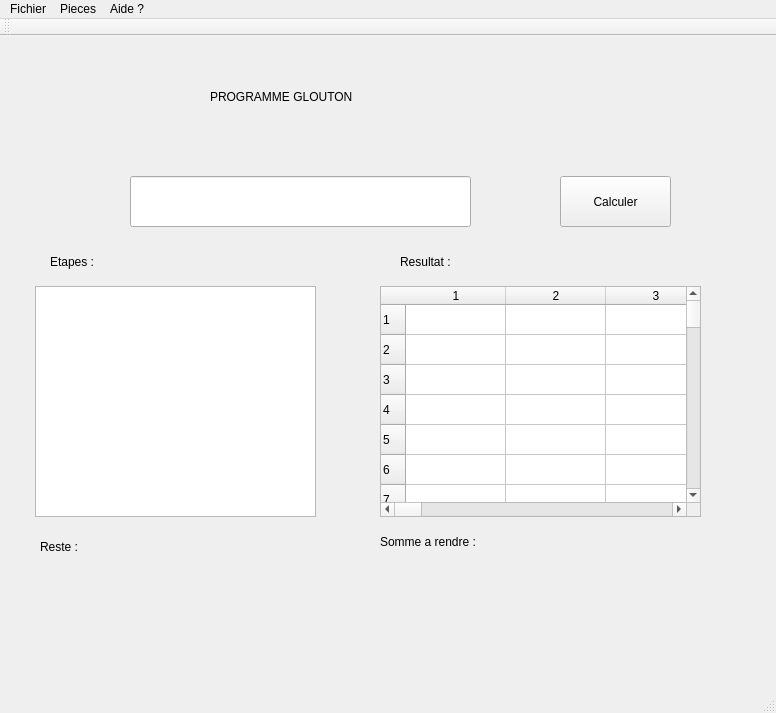
<?xml version="1.0" encoding="UTF-8"?>
<ui version="4.0">
 <class>MainWindow</class>
 <widget class="QMainWindow" name="MainWindow">
  <property name="geometry">
   <rect>
    <x>0</x>
    <y>0</y>
    <width>776</width>
    <height>713</height>
   </rect>
  </property>
  <property name="minimumSize">
   <size>
    <width>174</width>
    <height>0</height>
   </size>
  </property>
  <property name="maximumSize">
   <size>
    <width>776</width>
    <height>16777215</height>
   </size>
  </property>
  <property name="cursor">
   <cursorShape>ArrowCursor</cursorShape>
  </property>
  <property name="windowTitle">
   <string>GLOUTON</string>
  </property>
  <widget class="QWidget" name="centralwidget">
   <widget class="QPushButton" name="calculer">
    <property name="geometry">
     <rect>
      <x>560</x>
      <y>140</y>
      <width>111</width>
      <height>51</height>
     </rect>
    </property>
    <property name="cursor">
     <cursorShape>PointingHandCursor</cursorShape>
    </property>
    <property name="mouseTracking">
     <bool>false</bool>
    </property>
    <property name="styleSheet">
     <string notr="true">font: 75 11pt &quot;Cantarell&quot;;</string>
    </property>
    <property name="text">
     <string>Calculer</string>
    </property>
    <property name="autoDefault">
     <bool>false</bool>
    </property>
    <property name="default">
     <bool>false</bool>
    </property>
    <property name="flat">
     <bool>false</bool>
    </property>
   </widget>
   <widget class="QLabel" name="label">
    <property name="geometry">
     <rect>
      <x>210</x>
      <y>30</y>
      <width>331</width>
      <height>61</height>
     </rect>
    </property>
    <property name="styleSheet">
     <string notr="true">font: 18pt &quot;Arial Black&quot;;</string>
    </property>
    <property name="text">
     <string>PROGRAMME GLOUTON</string>
    </property>
   </widget>
   <widget class="QLineEdit" name="lineEdit">
    <property name="geometry">
     <rect>
      <x>130</x>
      <y>140</y>
      <width>341</width>
      <height>51</height>
     </rect>
    </property>
    <property name="text">
     <string/>
    </property>
   </widget>
   <widget class="QListWidget" name="etatpes">
    <property name="geometry">
     <rect>
      <x>35</x>
      <y>250</y>
      <width>281</width>
      <height>231</height>
     </rect>
    </property>
   </widget>
   <widget class="QLabel" name="etapesLabel">
    <property name="geometry">
     <rect>
      <x>50</x>
      <y>210</y>
      <width>65</width>
      <height>31</height>
     </rect>
    </property>
    <property name="styleSheet">
     <string notr="true">font: 75 12pt &quot;Arial&quot;;
</string>
    </property>
    <property name="text">
     <string>Etapes :</string>
    </property>
   </widget>
   <widget class="QLabel" name="resultatLabel">
    <property name="geometry">
     <rect>
      <x>400</x>
      <y>210</y>
      <width>81</width>
      <height>31</height>
     </rect>
    </property>
    <property name="minimumSize">
     <size>
      <width>81</width>
      <height>31</height>
     </size>
    </property>
    <property name="styleSheet">
     <string notr="true">font: 75 12pt &quot;Arial&quot;;
</string>
    </property>
    <property name="text">
     <string>Resultat :</string>
    </property>
   </widget>
   <widget class="QTableWidget" name="resultats">
    <property name="geometry">
     <rect>
      <x>380</x>
      <y>250</y>
      <width>321</width>
      <height>231</height>
     </rect>
    </property>
    <property name="maximumSize">
     <size>
      <width>411</width>
      <height>16777215</height>
     </size>
    </property>
    <property name="rowCount">
     <number>120</number>
    </property>
    <property name="columnCount">
     <number>120</number>
    </property>
    <row/>
    <row/>
    <row/>
    <row/>
    <row/>
    <row/>
    <row/>
    <row/>
    <row/>
    <row/>
    <row/>
    <row/>
    <row/>
    <row/>
    <row/>
    <row/>
    <row/>
    <row/>
    <row/>
    <row/>
    <row/>
    <row/>
    <row/>
    <row/>
    <row/>
    <row/>
    <row/>
    <row/>
    <row/>
    <row/>
    <row/>
    <row/>
    <row/>
    <row/>
    <row/>
    <row/>
    <row/>
    <row/>
    <row/>
    <row/>
    <row/>
    <row/>
    <row/>
    <row/>
    <row/>
    <row/>
    <row/>
    <row/>
    <row/>
    <row/>
    <row/>
    <row/>
    <row/>
    <row/>
    <row/>
    <row/>
    <row/>
    <row/>
    <row/>
    <row/>
    <row/>
    <row/>
    <row/>
    <row/>
    <row/>
    <row/>
    <row/>
    <row/>
    <row/>
    <row/>
    <row/>
    <row/>
    <row/>
    <row/>
    <row/>
    <row/>
    <row/>
    <row/>
    <row/>
    <row/>
    <row/>
    <row/>
    <row/>
    <row/>
    <row/>
    <row/>
    <row/>
    <row/>
    <row/>
    <row/>
    <row/>
    <row/>
    <row/>
    <row/>
    <row/>
    <row/>
    <row/>
    <row/>
    <row/>
    <row/>
    <row/>
    <row/>
    <row/>
    <row/>
    <row/>
    <row/>
    <row/>
    <row/>
    <row/>
    <row/>
    <row/>
    <row/>
    <row/>
    <row/>
    <row/>
    <row/>
    <row/>
    <row/>
    <row/>
    <row/>
    <column/>
    <column/>
    <column/>
    <column/>
    <column/>
    <column/>
    <column/>
    <column/>
    <column/>
    <column/>
    <column/>
    <column/>
    <column/>
    <column/>
    <column/>
    <column/>
    <column/>
    <column/>
    <column/>
    <column/>
    <column/>
    <column/>
    <column/>
    <column/>
    <column/>
    <column/>
    <column/>
    <column/>
    <column/>
    <column/>
    <column/>
    <column/>
    <column/>
    <column/>
    <column/>
    <column/>
    <column/>
    <column/>
    <column/>
    <column/>
    <column/>
    <column/>
    <column/>
    <column/>
    <column/>
    <column/>
    <column/>
    <column/>
    <column/>
    <column/>
    <column/>
    <column/>
    <column/>
    <column/>
    <column/>
    <column/>
    <column/>
    <column/>
    <column/>
    <column/>
    <column/>
    <column/>
    <column/>
    <column/>
    <column/>
    <column/>
    <column/>
    <column/>
    <column/>
    <column/>
    <column/>
    <column/>
    <column/>
    <column/>
    <column/>
    <column/>
    <column/>
    <column/>
    <column/>
    <column/>
    <column/>
    <column/>
    <column/>
    <column/>
    <column/>
    <column/>
    <column/>
    <column/>
    <column/>
    <column/>
    <column/>
    <column/>
    <column/>
    <column/>
    <column/>
    <column/>
    <column/>
    <column/>
    <column/>
    <column/>
    <column/>
    <column/>
    <column/>
    <column/>
    <column/>
    <column/>
    <column/>
    <column/>
    <column/>
    <column/>
    <column/>
    <column/>
    <column/>
    <column/>
    <column/>
    <column/>
    <column/>
    <column/>
    <column/>
    <column/>
   </widget>
   <widget class="QLabel" name="label_2">
    <property name="geometry">
     <rect>
      <x>40</x>
      <y>500</y>
      <width>61</width>
      <height>21</height>
     </rect>
    </property>
    <property name="styleSheet">
     <string notr="true">font: 75 14pt &quot;Arial&quot;;</string>
    </property>
    <property name="text">
     <string>Reste :</string>
    </property>
   </widget>
   <widget class="QLabel" name="reste">
    <property name="geometry">
     <rect>
      <x>120</x>
      <y>490</y>
      <width>111</width>
      <height>31</height>
     </rect>
    </property>
    <property name="styleSheet">
     <string notr="true">font: 75 14pt &quot;Arial&quot;;</string>
    </property>
    <property name="text">
     <string/>
    </property>
   </widget>
   <widget class="QLabel" name="label_3">
    <property name="geometry">
     <rect>
      <x>380</x>
      <y>490</y>
      <width>151</width>
      <height>31</height>
     </rect>
    </property>
    <property name="styleSheet">
     <string notr="true">font: 75 14pt &quot;Arial&quot;;</string>
    </property>
    <property name="text">
     <string>Somme a rendre :</string>
    </property>
   </widget>
   <widget class="QLabel" name="somme">
    <property name="geometry">
     <rect>
      <x>540</x>
      <y>490</y>
      <width>191</width>
      <height>31</height>
     </rect>
    </property>
    <property name="styleSheet">
     <string notr="true">font: 75 14pt &quot;Arial&quot;;</string>
    </property>
    <property name="text">
     <string/>
    </property>
   </widget>
  </widget>
  <widget class="QMenuBar" name="menubar">
   <property name="geometry">
    <rect>
     <x>0</x>
     <y>0</y>
     <width>776</width>
     <height>28</height>
    </rect>
   </property>
   <widget class="QMenu" name="menuPiece">
    <property name="title">
     <string>Pieces</string>
    </property>
    <addaction name="separator"/>
    <addaction name="separator"/>
    <addaction name="actionAfficher"/>
    <addaction name="actionModifier"/>
    <addaction name="actionSupprimer"/>
    <addaction name="actionType"/>
   </widget>
   <widget class="QMenu" name="menuAide">
    <property name="title">
     <string>Aide ?</string>
    </property>
   </widget>
   <widget class="QMenu" name="menuFichier">
    <property name="title">
     <string>Fichier</string>
    </property>
    <addaction name="actionReset"/>
    <addaction name="actionQuitter"/>
   </widget>
   <addaction name="menuFichier"/>
   <addaction name="menuPiece"/>
   <addaction name="menuAide"/>
  </widget>
  <widget class="QToolBar" name="toolBar">
   <property name="windowTitle">
    <string>toolBar</string>
   </property>
   <attribute name="toolBarArea">
    <enum>TopToolBarArea</enum>
   </attribute>
   <attribute name="toolBarBreak">
    <bool>false</bool>
   </attribute>
  </widget>
  <widget class="QStatusBar" name="statusbar"/>
  <action name="actionAfficher">
   <property name="text">
    <string>Afficher</string>
   </property>
   <property name="shortcut">
    <string>Ctrl+P, Ctrl+A</string>
   </property>
  </action>
  <action name="actionModifier">
   <property name="text">
    <string>Modifier</string>
   </property>
   <property name="shortcut">
    <string>Ctrl+P, Ctrl+M</string>
   </property>
  </action>
  <action name="actionSupprimer">
   <property name="text">
    <string>Supprimer</string>
   </property>
   <property name="shortcut">
    <string>Ctrl+P, Ctrl+S</string>
   </property>
  </action>
  <action name="actionType">
   <property name="text">
    <string>Type</string>
   </property>
   <property name="shortcut">
    <string>Ctrl+P, Ctrl+T</string>
   </property>
  </action>
  <action name="actionReset">
   <property name="text">
    <string>Reset</string>
   </property>
  </action>
  <action name="actionQuitter">
   <property name="text">
    <string>Quitter</string>
   </property>
  </action>
 </widget>
 <resources/>
 <connections>
  <connection>
   <sender>actionAfficher</sender>
   <signal>triggered()</signal>
   <receiver>MainWindow</receiver>
   <slot>show()</slot>
   <hints>
    <hint type="sourcelabel">
     <x>387</x>
     <y>364</y>
    </hint>
    <hint type="destinationlabel">
     <x>387</x>
     <y>356</y>
    </hint>
   </hints>
  </connection>
 </connections>
</ui>
